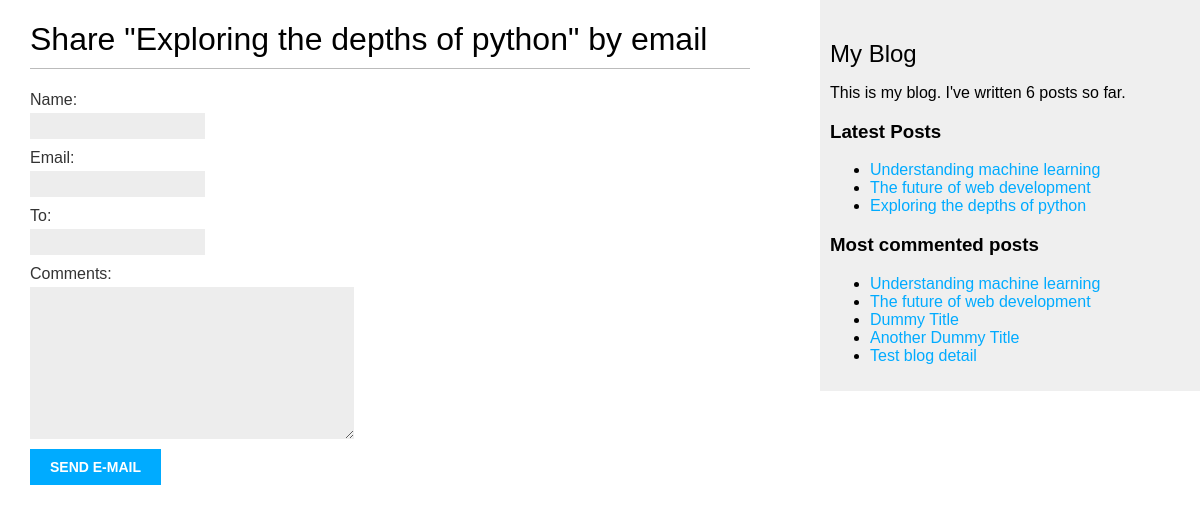
The app's page /blog/4/share/, older data.
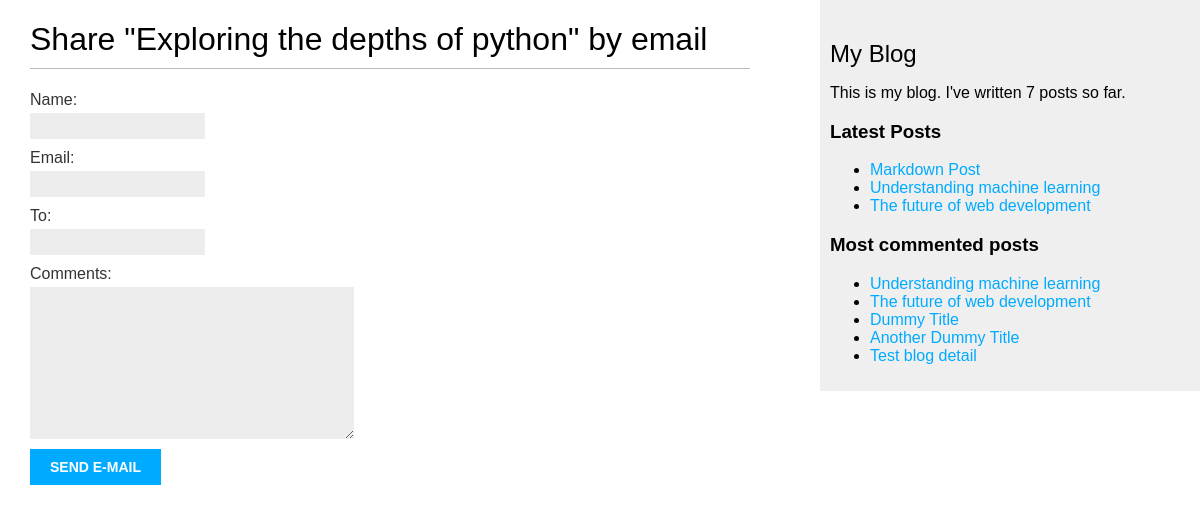
The same page, newer data.
### blog/models.py (models this page shows, shortened)
class Post(models.Model):
    class Status(models.TextChoices):
        DRAFT = 'DF', 'Draft'
        PUBLISHED = 'PB', 'Published'
    title = models.CharField(max_length=250)
    slug = models.SlugField(max_length=250, unique_for_date='publish')
    author = models.ForeignKey(settings.AUTH_USER_MODEL, on_delete=models.CASCADE, related_name='blog_posts')
    body = models.TextField()
    publish = models.DateTimeField(default=timezone.now)
    created = models.DateTimeField(auto_now_add=True)
    updated = models.DateTimeField(auto_now=True)
    status = models.CharField(max_length=2, choices=Status, default=Status.DRAFT)
    objects = models.Manager()  # Default Manager
    published = PublishedManager()  # Custom Manager
    tags = TaggableManager()
    class Meta:
        ordering = ['-publish']
        indexes = [
            models.Index(fields=['-publish']),
        ]
    def get_absolute_url(self):
        return reverse('blog:post_detail', args=[self.publish.year, self.publish.month, self.publish.day, self.slug])

### blog/views.py (the view)
# urls.py: path('<int:post_id>/share/', views.post_share, name='post_share'),
def post_share(request, post_id):
    post = get_object_or_404(Post, id=post_id, status=Post.Status.PUBLISHED)
    sent = False
    if request.method == "POST":
        form = EmailPostForm(request.POST)
        if form.is_valid():
            cd = form.cleaned_data
            post_url = request.build_absolute_uri(post.get_absolute_url())
            subject = (
                f"{cd['name']} ({cd['email']})"
                f"recommends you read {post.title}"
            )
            message = (
                f"Read {post.title} at {post_url}\n\n"
                f"{cd['name']}\'s comments: {cd['comments']}"
            )
            send_mail(
                subject=subject,
                message=message,
                from_email=None,
                recipient_list=[cd['to']]
            )
            sent = True
    else:
        form = EmailPostForm()
    return render(request, 'blog/post/share.html', {
        'post': post,
        'form': form,
        'sent': sent
    })

### blog/forms.py
class EmailPostForm(forms.Form):
    name = forms.CharField(max_length=25)
    email = forms.EmailField()
    to = forms.EmailField()
    comments = forms.CharField(required=False, widget=forms.Textarea)

### blog/models.py (called while the page is built)
    def get_queryset(self):
        return super().get_queryset().filter(status=Post.Status.PUBLISHED)

### blog/templatetags/blog_tags.py (called while the page is built)
@register.simple_tag
def total_posts():
    return Post.published.count()

@register.inclusion_tag('blog/post/latest_posts.html')
def show_latest_posts(count=5):
    latest_posts = Post.published.order_by('-publish')[:count]
    return {'latest_posts': latest_posts}

@register.simple_tag
def get_most_commented_posts(count=5):
    return Post.published.annotate(total_comments=Count('comments')).order_by('-total_comments')[:count]

### blog/templates/blog/post/share.html (shortened to what this page needs)
{% extends "blog/base.html" %}
{% block content %}
    {% if sent %}
        <h1>Email sent successfully</h1>
        <p>"{{ post.title }}" was successfully sent to {{ form.cleaned_data.to }}.</p>
        {% else %}
            <h1>Share "{{ post.title }}" by email</h1>
            <form method="post">
                {{ form.as_p }}
                <input type="submit" value="Send e-mail"/>
            </form>
    {% endif %}
{% endblock %}

### blog/templates/blog/base.html (shortened to what this page needs)
{% load blog_tags %}
{% load static %}
<!DOCTYPE html>
<html lang="en">
<head>
    <link href="{% static "css/blog.css" %}" rel="stylesheet">
</head>
<body>
    <div id="content">
        {% block content %}
        {% endblock %}
    </div>
    <div id="sidebar">
        <h2>My Blog</h2>
        <p>This is my blog. I've written {% total_posts %} posts so far.</p>
        <h3>Latest Posts</h3>
        {% show_latest_posts 3 %}
        <h3>Most commented posts</h3>
        {% get_most_commented_posts as most_commented_posts %}
        <ul>
            {% for post in most_commented_posts %}
                <li>
                    <a href="{{ post.get_absolute_url }}">{{ post.title }}</a>
                </li>
            {% endfor %}
        </ul>
    </div>
</body>
</html>

### blog/templates/blog/post/latest_posts.html
<ul>
    {% for post in latest_posts%}
        <li>
            <a href="{{ post.get_absolute_url }}">{{ post.title }}</a>
        </li>
    {% endfor %}
</ul>

Row changes from the older to the newer data that the page shows:
no longer on one of the page's lists (row unchanged): Post: title "Exploring the depths of python"
added Post: title "Markdown Post", shown under "Latest Posts"
Text that changed along with them:
text no longer shown: "6"
text now shown: "7"
